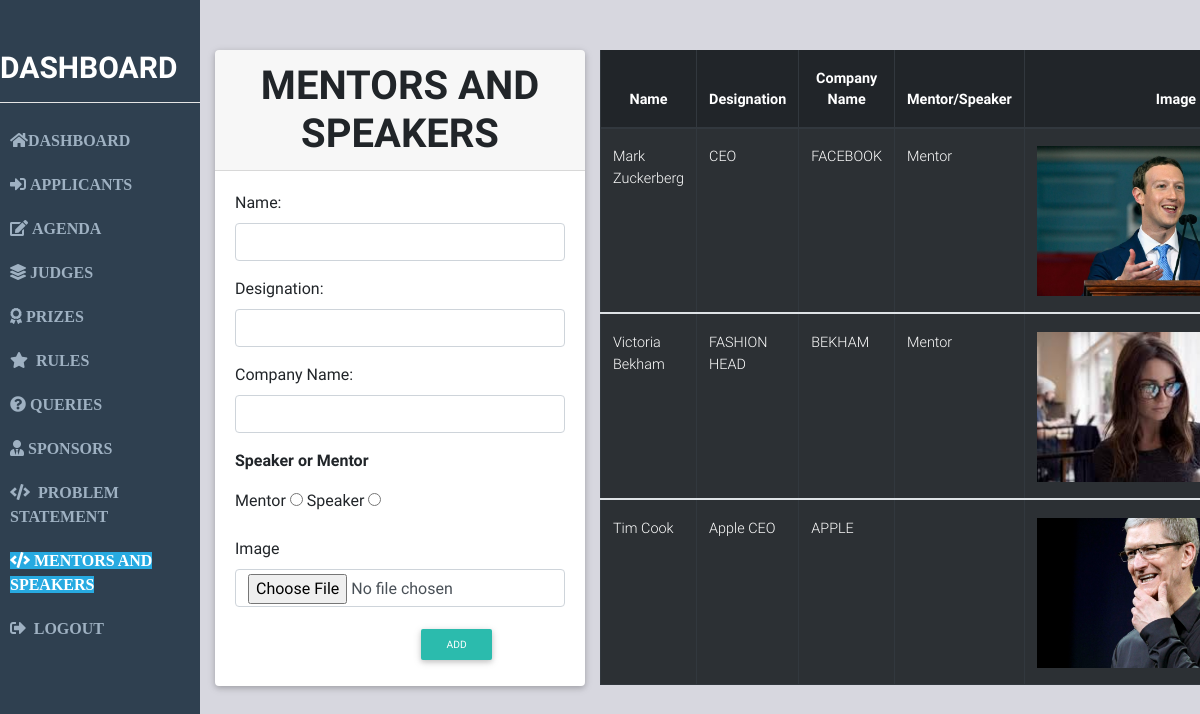
The page /mentors.php (signed in) on the database its author committed.
### tables this page shows
CREATE TABLE `mentors` (
  `id` int(11) NOT NULL,
  `name` varchar(255) NOT NULL,
  `desig` varchar(255) NOT NULL,
  `comp` varchar(255) NOT NULL,
  `pos` varchar(255) NOT NULL,
  `imgpath` varchar(255) NOT NULL
);

### mentors.php (the view, shortened to what this page needs)
<?php
include("connect.php");
?>
<!DOCTYPE html>
<html>
<head>
	<link rel="stylesheet" href="https://use.fontawesome.com/releases/v5.3.1/css/all.css">
	<link rel="stylesheet" type="text/css" href="CSS/bootstrap.min.css">
	<link rel="stylesheet" type="text/css" href="CSS/mdb.min.css">
</head>
<body>
	<div class="container-fluid">
		<div class="row">
      <div class="col-sm-2 col-md-2 left">
				<h1 class="text-uppercase font-weight-bold text-white">Dashboard</h1>
				<hr class="white">
				<ul class="nav nav-pills nav-stacked md-pills" id="main">
          <li class="list-item"><a href="ad_dashboard.php" class="text-uppercase font-weight-bold"><span><i class="fas fa-home"></span></i>DASHBOARD</a>
          </li>
					<li class="list-item"><a href="rsvp.php" class="text-uppercase font-weight-bold"><span><i class="fas fa-sign-in-alt">&nbsp;</span></i>Applicants</a>
					</li>
					<li class="list-item"><a href="agenda.php" class="text-uppercase font-weight-bold"><spam><i class="fas fa-edit"></i>&nbsp;</span>Agenda</a>
					</li>
					<li class="list-item"><a href="judges.php" class="text-uppercase font-weight-bold"><span><i class="fas fa-layer-group"></i>&nbsp;</span>Judges</a>
					</li>
					<li class="list-item"><a href="prizes.php" class="text-uppercase font-weight-bold"><span><i class="fas fa-award"></i>&nbsp;</span>Prizes</a>
					</li>
					<li class="list-item"><a href="rules.php" class="text-uppercase font-weight-bold"><span><i class="fas fa-star"></i>&nbsp;</span> Rules</a>
					</li>
					<li class="list-item"><a href="query.php" class="text-uppercase font-weight-bold"><span><i class="fas fa-question-circle"></i>&nbsp;</span>Queries</a>
					</li>
					<li class="list-item"><a href="sponsors.php" class="text-uppercase font-weight-bold"><span><i class="fas fa-user-tie"></i>&nbsp;</span>Sponsors</a>
					</li>
					<li class="list-item"><a href="problem.php" class="text-uppercase font-weight-bold"><span><i class="fas fa-code"></i>&nbsp;</span> Problem Statement</a>
					</li>
          <li class="list-item active"><a href="mentors.php" class="text-uppercase font-weight-bold"><span><i class="fas fa-code"></i>&nbsp;</span>Mentors and Speakers</a>
          </li>
          <li class="list-item"><a href="logout.php" class="text-uppercase font-weight-bold"><span><i class="fas fa-sign-out-alt"></i>&nbsp;</span> Logout</a>
					</li>
				</ul>
			</div>
			<div class="col-sm-4 col-md-4 center">
				<div class="card">
					<div class="card-header h1 font-weight-bold text-uppercase text-center">MENTORS and SPEAKERS</div>
					<div class="card-body">
						<div class="form"> 	<form action ="mentors.php" method="post" enctype="multipart/form-data">
							<div class="form-group">
								<label for="name">Name:</label>
								<input type="text" name="name" id="name" class="form-control">
							</div>
              <div class="form-group">
                <label for="name">Designation:</label>
                <input type="text" name="desig" id="name" class="form-control">
              </div>
              <div class="form-group">
                <label for="name"> Company Name:</label>
                <input type="text" name="comp" id="name" class="form-control">
              </div>
              <div class="form-group">
                <p class="font-weight-bold" name="pos">Speaker or Mentor</p>
                <label for="mentor">Mentor</label>
              	<input type="radio" name="radio" value="Mentor" id="mentor">
                  <label for="speaker">Speaker</label>
                <input type="radio" name="radio" value="Speaker" id="speaker">
							</div>
              <div class="form-group">
                <label for="file"> Image</label>
                <input type="file" name="imgpath" id="file" class="form-control py-1">
              </div>
							<button class="btn btn-sm text-center text-uppercase aqua-gradient" name="insert" value="submit" id="button">Add</button>
						</div></form>
					</div>
				</div>
			</div>
			<div class="col-sm-6 col-md-6 right">
				<table class="table table-hover table-striped table-bordered table-responsive table-dark" id="makeEditable">
					<thead class="font-weight-bold text-center">
						<tr>
						<th><b>Name</th>
						<th><b>Designation</th>
						<th><b>Company Name</th>
            <th><b>Mentor/Speaker</th>
            <th><b>Image</th>
          </tr>
					</thead>
          <?php
          $query = $con->query('SELECT * FROM mentors');
          if($query->num_rows > 0){
              while($row = $query->fetch_assoc()){
                  $imageURL = '../walmart/images/mentors/'.$row['imgpath'];
                  $name = $row['name'];
                  $desig = $row['desig'];
                  $comp = $row['comp'];
                  $radio = $row['pos'];
          ?>
					<tbody>
						<tr>
						<td><?php echo"$name"; ?></td>
            <td><?php echo "$desig";  ?></td>
            <td><?php echo"$comp";?></td>
						<td class="text-justify"><?php echo "$radio";?></td>
            <td> <img src=" <?php echo $imageURL; ?> " style="height:150px" alt="Speakers"> </td>
						</tr>
          <?php }
          }
          else{ ?>
            <center>  <h1>NO MENTORS AND SPEAKERS</h1></center>
          <?php } ?>
					</tbody>
				</table>
			</div>
		</div>
	</div>
</body>
</html>

### mentors.php (style rules this page uses)
html,body { margin:0px; padding: 0px; }
.left { background-color: #2F4050; width: 100%; height: 100vh; padding:50px 0px; }
.left h1 { font-family: Roboto; font-size: 30px; }
.left ul { display: block; }
.left ul li { padding: 10px; }
.left ul li a { color: #9FB1C2; font-size: 16px; font-family: Poppins; }
.left ul .active a { color: #FFFFFF; background-color: #27AAE1; font-weight: bolder; }
.center { background-color: #D7D7DF; }
.card { margin-top: 50px; }
.right { background-color: #D7D7DF; padding: 50px 0px; }
#button { transform: translateX(180px); background-color: #2BBBAD; }
.aqua-gradient { background-color: #2BBBAD; }

### rows shown on the page
mentors: name "Mark Zuckerberg", desig "CEO", comp "FACEBOOK", pos "Mentor", imgpath (picture)
mentors: name "Victoria Bekham", desig "FASHION HEAD", comp "BEKHAM", pos "Mentor", imgpath (picture)
mentors: name "Tim Cook", desig "Apple CEO", comp "APPLE", imgpath (picture)
